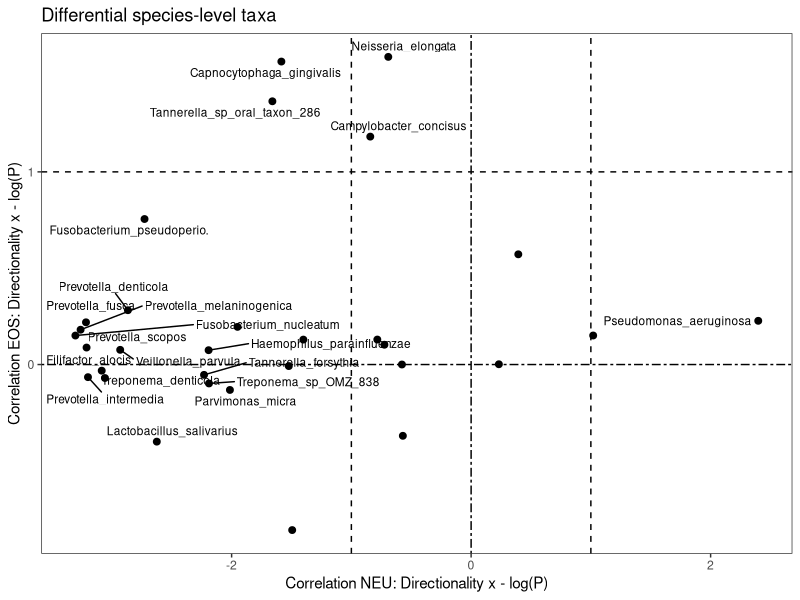
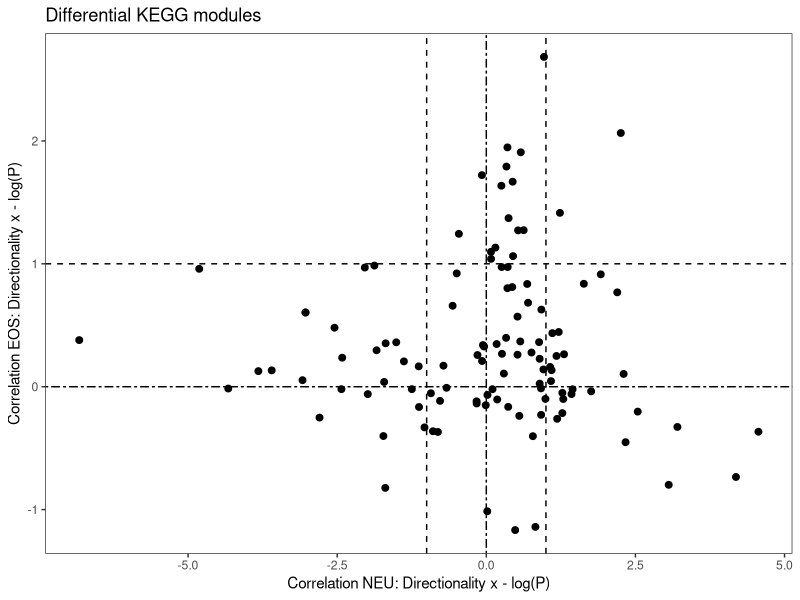
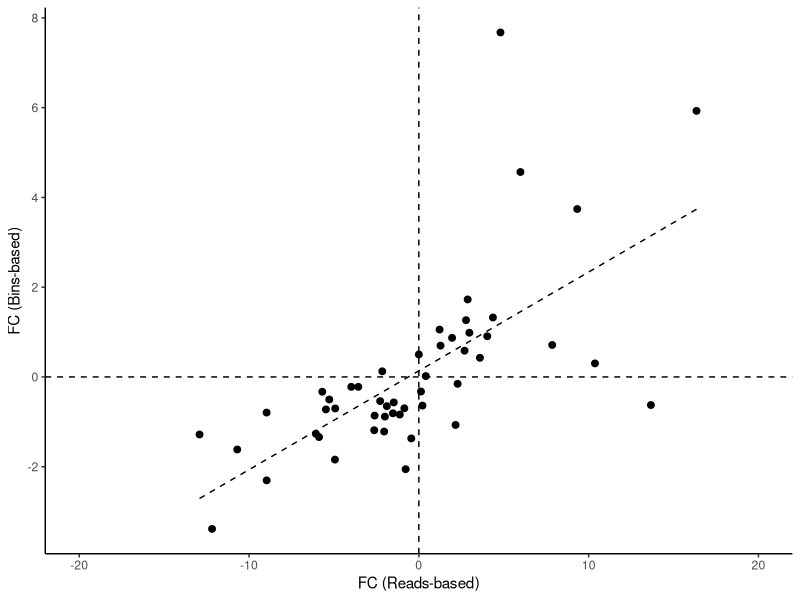
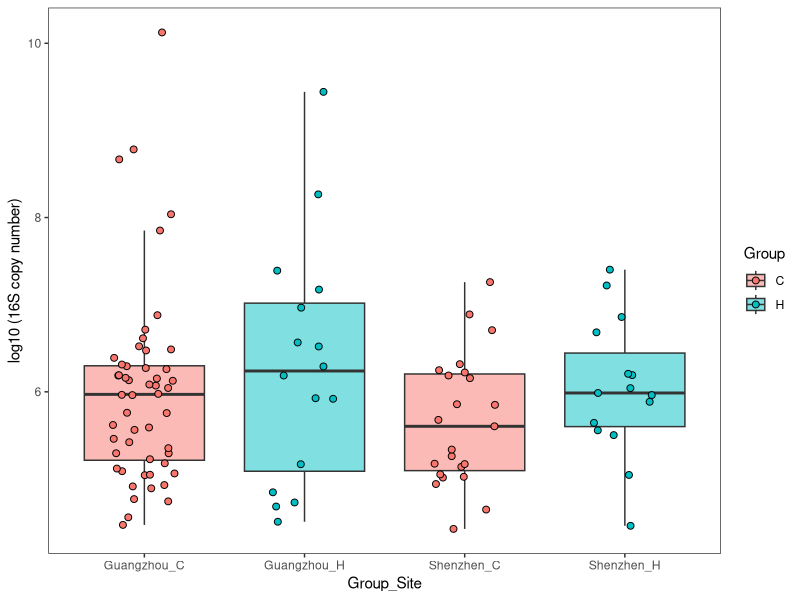

The R source for these figures, in order:
library(readxl)
library(ggplot2)
library(ggrepel)

excel_sheets("Fig E2 data.xlsx")

# Figure E2.a --------------------
# Figure E2a. taxonomy #####
dat <- read_excel("Fig E2 data.xlsx", sheet = "Taxonomy")

FigE2a.taxonomy <- ggplot(dat) +
  geom_point(aes(x=NUE,y=EOS), size=2)+
  geom_text_repel(aes(x=NUE,y=EOS, label = Label),size=3) +
  theme_bw()+ theme(panel.grid = element_blank()) +
  geom_hline(yintercept = 0, linetype="twodash") +
  geom_hline(yintercept = 1, linetype="dashed") +
  geom_vline(xintercept = -1, linetype="dashed") +
  geom_vline(xintercept = 0, linetype="twodash") +
  geom_vline(xintercept = 1, linetype="dashed") +
  xlab("Correlation NEU: Directionality x - log(P)")+
  ylab("Correlation EOS: Directionality x - log(P)")+
  ggtitle("Differential species-level taxa")
FigE2a.taxonomy

# Figure E2a. KEGG modules #####
dat <- read_excel("Fig E2 data.xlsx", sheet = "Metagenome")

FigE2a.KEGG <- ggplot(dat) +
  geom_point(aes(x=NEU,y=EOS), size=2) +
  theme_bw()+ theme(panel.grid = element_blank()) +
  geom_hline(yintercept = 0, linetype="twodash") +
  geom_hline(yintercept = 1, linetype="dashed") +
  geom_vline(xintercept = -1, linetype="dashed") +
  geom_vline(xintercept = 0, linetype="twodash") +
  geom_vline(xintercept = 1, linetype="dashed") +
  xlab("Correlation NEU: Directionality x - log(P)")+
  ylab("Correlation EOS: Directionality x - log(P)")+
  ggtitle("Differential KEGG modules")
FigE2a.KEGG


# Figure E2b. KEGG modules #####
dat <- read_excel("Fig E2 data.xlsx", sheet = "Correlation")

FigE2b <- ggplot(dat,aes(x=bin_based_FC, y=reads_based_FC)) +
  geom_point( size=2 )+
  theme_classic() + theme(panel.grid = element_blank()) +
  geom_hline(yintercept = 0, linetype="dashed") +
  geom_vline(xintercept = 0, linetype="dashed") +
  geom_smooth(method = "lm", se = F, linetype="dashed", color="black", size=0.5) +
  xlim(c(-20, 20)) + ylim(c(-3, 10)) +
  scale_y_continuous(breaks = seq(-2, 10, 2))+
  xlab("FC (Reads-based)")+
  ylab("FC (Bins-based)")
FigE2b

# Figure E2c. Total bacterial load ####
dat <- read_excel("Fig E2 data.xlsx", sheet = "Bacterial load")

library(ggpubr)
FigE2c <- ggplot(dat) +
  geom_boxplot(aes(x=Group_Site, y=log10cpn, fill=Group),outlier.shape = NA, alpha=0.5) +
  geom_jitter(aes(x=Group_Site, y=log10cpn, fill=Group),shape=21,size=2, width = 0.2) +
  theme_bw() + theme(panel.grid = element_blank()) +
  ylab("log10 (16S copy number)")

FigE2c
  
wilcox.test(log10cpn~Group, data = dat %>% as.data.frame() %>% dplyr::filter(Site=="Guangzhou")) 
wilcox.test(log10cpn~Group, data = dat %>% as.data.frame() %>% dplyr::filter(Site=="Shenzhen")) 
